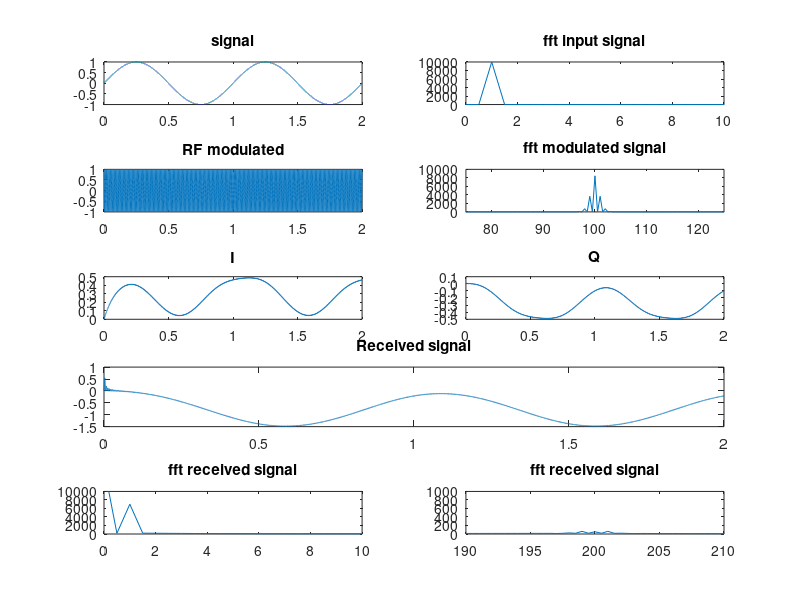

The MATLAB source for this figure:
%% AM modulatie
clear;
clc;
Fs = 10000;                 % Sample frequency
t_length = 3;               % signal length in seconds
t = 0:1/Fs:t_length-1/Fs;   % time steps
N = length(t);              % total number of datapoints
signal = sin(2*pi*t);       % Input signal
f_carrier = 100;            % carrier frequency
subplot(5,2,1)
plot(t,signal)
title("Signal")

% fourrier tranform of the input singnal
y = fft(signal);            % fft
fshift = (-N/2:N/2-1)*Fs/N; % frequency axis centered around 0
yshift = fftshift(y);       % fft centered around 0
subplot(5,2,2)
plot(fshift, abs(yshift))
axis([0 10 0 t_length*Fs/2])
title("fft input signal")

% DSB modulatie
modulated_signal = (1+signal) .* sin(2*pi*f_carrier*t);
subplot(5,2,3)
plot(t, modulated_signal)
title("Modulated signal")

% fourrier tranform of the modulated singnal
y = fft(modulated_signal);  % fft
fshift = (-N/2:N/2-1)*Fs/N; % frequency axis centered around 0
yshift = fftshift(y);       % fft centered around 0
subplot(5,2,4)
plot(fshift, abs(yshift))
axis([75 125 0 t_length*Fs/2])
title("fft modulated signal")

% Am demodulation
phi = 0;  % phase shift
IO_0 = cos(2*pi*f_carrier*t + phi);     % internal oscillator
IO_90 = sin(2*pi*f_carrier*t + phi);
I = IO_0 .* modulated_signal;
Q = IO_90 .* modulated_signal;

% filter signal
% https://stackoverflow.com/questions/1783633/matlab-apply-a-low-pass-or-high-pass-filter-to-an-array
tau = 0.1;  % low pass filter time constant
a = (1/Fs)/tau;
I_filtered = filter(a, [1 a-1], I);
Q_filtered = filter(a, [1 a-1], Q);
received_signal = sqrt(I_filtered.^2 + Q_filtered.^2);
subplot(5,2,5)
plot(t, I_filtered)
title("I")
subplot(5,2,6)
plot(t, Q_filtered)
title("Q")
subplot(5,2,7:8)
plot(t, received_signal)
title("Received signal")

% fourrier tranform of the demodulated singnal
y = fft(received_signal);   % fft
fshift = (-N/2:N/2-1)*Fs/N; % frequency axis centered around 0
yshift = fftshift(y);       % fft centered around 0
subplot(5,2,9)
plot(fshift, abs(yshift))
axis([0 10 0 t_length*Fs/2])
title("fft received signal")
subplot(5,2,10)
plot(fshift, abs(yshift))
axis([190 210 0 t_length*Fs/20])
title("fft received signal")


%% FM modulatie
clear;
clc;
Fs = 10000;                 % Sample frequency
t_length = 2;               % signal length in seconds
t = 0:1/Fs:t_length-1/Fs;   % time steps
N = length(t);              % total number of datapoints
signal = sin(2*pi*t);       % Input signal
f_carrier = 100;            % carrier frequency
subplot(5,2,1)
plot(t,signal)
title('signal')

% fourrier tranform of the input singnal
y = fft(signal);            % fft
fshift = (-N/2:N/2-1)*Fs/N; % frequency axis centered around 0
yshift = fftshift(y);       % fft centered around 0
subplot(5,2,2)
plot(fshift, abs(yshift))
axis([0 10 0 t_length*Fs/2])
title("fft input signal")

% FM modulation
RF_signal = cos(2*pi*f_carrier*t + 0.0005*cumsum(signal));
subplot(5,2,3)
plot(t, RF_signal)
title('RF modulated')

% fourrier tranform of the modulated singnal
y = fft(RF_signal);         % fft
fshift = (-N/2:N/2-1)*Fs/N; % frequency axis centered around 0
yshift = fftshift(y);       % fft centered around 0
subplot(5,2,4)
plot(fshift, abs(yshift))
axis([75 125 0 t_length*Fs/2])
title("fft modulated signal")

% IQ demodulation
phi = 0.0;  % phase shift
IO_0 = cos(2*pi*f_carrier*t + phi);     % internal oscillator
IO_90 = sin(2*pi*f_carrier*t + phi);
I = IO_0 .* RF_signal;
Q = IO_90 .* RF_signal;

% filter signal
a = (1/Fs)/0.1;
I_filtered = filter(a, [1 a-1], I);
Q_filtered = filter(a, [1 a-1], Q);
M = sqrt(I_filtered.^2 + Q_filtered.^2);
phi = atan(Q_filtered./I_filtered);
subplot(5,2,5)
plot(t, I_filtered)
title('I')
subplot(5,2,6)
plot(t, Q_filtered)
title('Q')
subplot(5,2,7:8)
plot(t, phi)
title("Received signal")

% fourrier tranform of the demodulated singnal
y = fft(phi);               % fft
fshift = (-N/2:N/2-1)*Fs/N; % frequency axis centered around 0
yshift = fftshift(y);       % fft centered around 0
subplot(5,2,9)
plot(fshift, abs(yshift))
axis([0 10 0 t_length*Fs/2])
title("fft received signal")
subplot(5,2,10)
plot(fshift, abs(yshift))
axis([190 210 0 t_length*Fs/20])
title("fft received signal")
